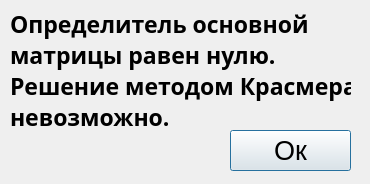
<?xml version="1.0" encoding="UTF-8"?>
<ui version="4.0">
 <class>Dialog</class>
 <widget class="QDialog" name="Dialog">
  <property name="geometry">
   <rect>
    <x>0</x>
    <y>0</y>
    <width>370</width>
    <height>184</height>
   </rect>
  </property>
  <property name="windowTitle">
   <string>Определитель равен нулю</string>
  </property>
  <widget class="QLabel" name="label">
   <property name="geometry">
    <rect>
     <x>10</x>
     <y>10</y>
     <width>341</width>
     <height>121</height>
    </rect>
   </property>
   <property name="font">
    <font>
     <family>Microsoft Tai Le</family>
     <pointsize>17</pointsize>
     <weight>75</weight>
     <bold>true</bold>
    </font>
   </property>
   <property name="text">
    <string>Определитель основной
матрицы равен нулю.
Решение методом Красмера
невозможно.</string>
   </property>
  </widget>
  <widget class="QPushButton" name="pushButton_close">
   <property name="geometry">
    <rect>
     <x>230</x>
     <y>130</y>
     <width>121</width>
     <height>41</height>
    </rect>
   </property>
   <property name="font">
    <font>
     <pointsize>20</pointsize>
    </font>
   </property>
   <property name="text">
    <string>Ок</string>
   </property>
  </widget>
 </widget>
 <resources/>
 <connections/>
</ui>
